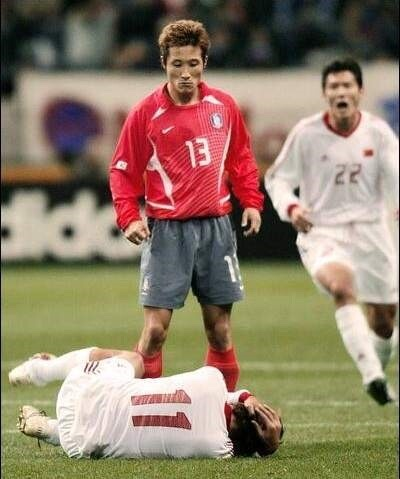
#> input picture image/test_img4.jpeg, 400 x 479 px
$ python assignment4_1.py
#> lines starting #> are read from the running program, lines starting #| are printed output that depends on the picture
import cv2
import numpy as np


def make_embossing(img):
    img = np.pad(img, pad_width=1, mode='constant', constant_values=0) # 0 패딩
    new_img = np.zeros((column, row), dtype=np.uint8)
    for i in range(1, column+1):
        for j in range(1, row+1):
           new_img[i-1][j-1] = -1*img[i-1][j-1] + 1*img[i+1][j+1]
    return new_img + 128

img = cv2.imread("../image/test_img4.jpeg", cv2.IMREAD_GRAYSCALE)
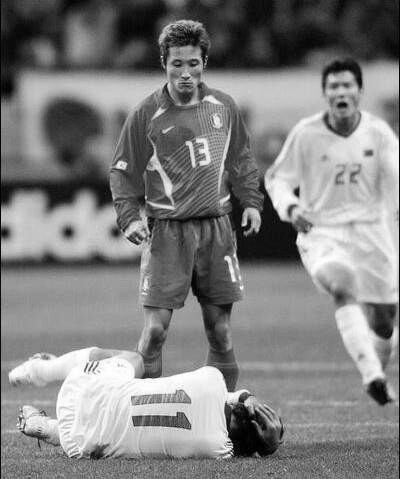
#> img: shape (479, 400); min 0, max 255, mean 127.6
column = len(img)
#> column = 479
row = len(img[0])
#> row = 400
cv2.imshow("After", make_embossing(img))
#> in make_embossing, `img = np.pad(img, pad_width=1, mode='constant', constant_values=0)`:
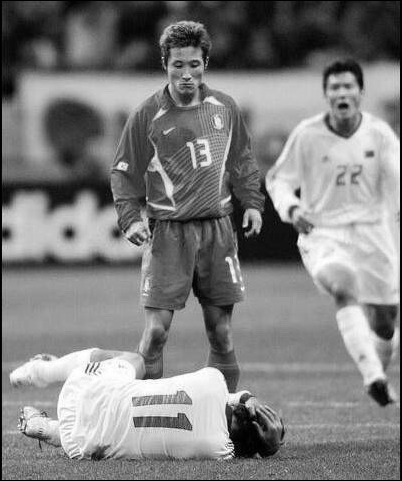
#> img: shape (481, 402); min 0, max 255, mean 126.4
#> after the loop in make_embossing, `for i in range(1, column+1):`:
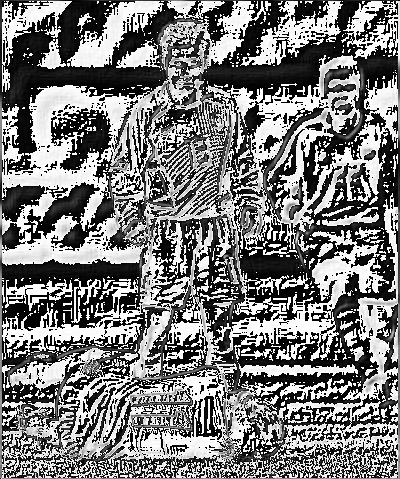
#> new_img: shape (479, 400); min 0, max 255, mean 122.6
#> in make_embossing, `return new_img + 128`:
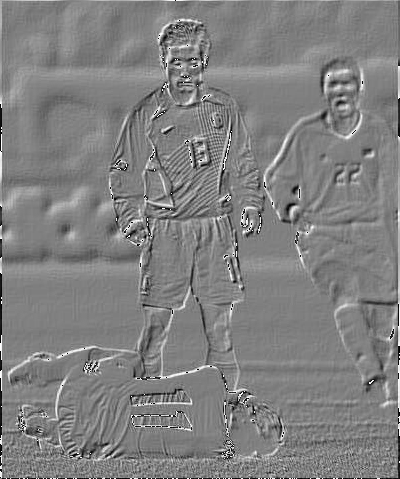
#> returned value: shape (479, 400); min 0, max 255, mean 128.5
cv2.waitKey(0)
cv2.destroyAllWindows()

$ run again, with image/test_img14.png saved as image/test_img4.jpeg
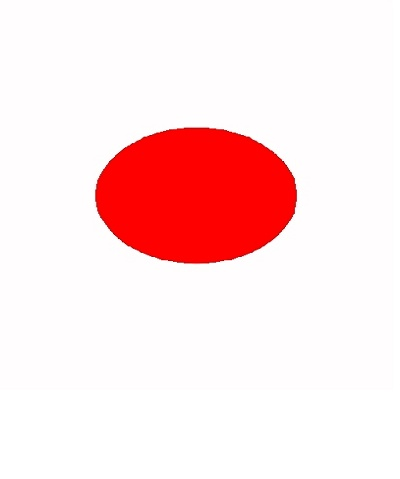
#> input picture image/test_img14.png, 400 x 479 px
#> column = 479
#> row = 400
#> after the loop in make_embossing, `for i in range(1, column+1):`:
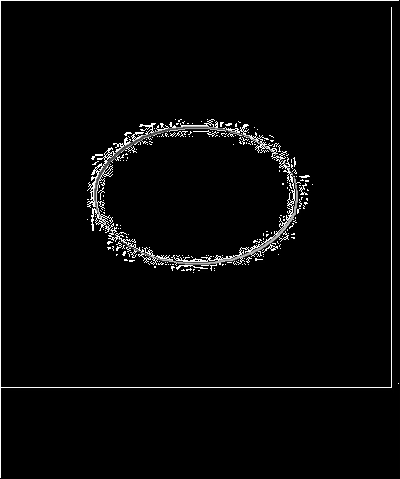
#> new_img: shape (479, 400); min 0, max 255, mean 7.1
#> in make_embossing, `return new_img + 128`:
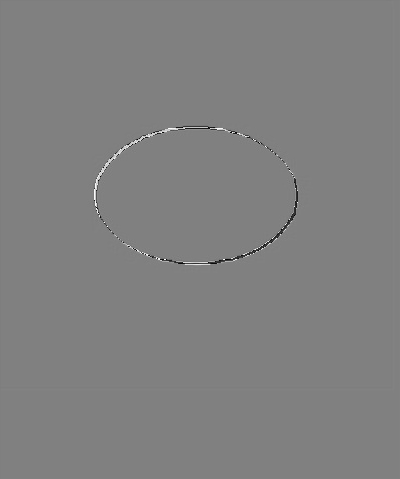
#> returned value: shape (479, 400); min 0, max 255, mean 128
